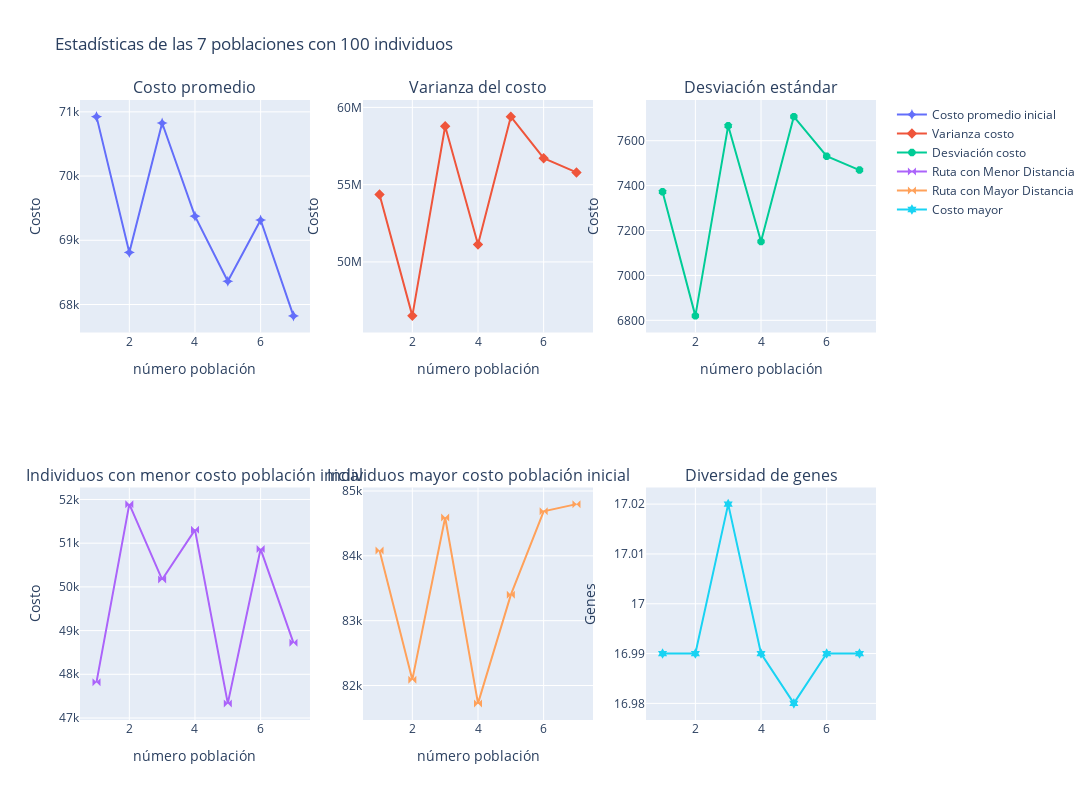

Notebook cell for this chart:
### Code cell
POB_FILE = "files\\act_2\\poblaciones\\pob_7_100.pkl"
pobs = get_poblaciones_iniciales(n=7,tam_pob=100)
intial_stats(pobs,f"Estadísticas de las {7} poblaciones con {100} individuos")

### Figure 1 — Plotly figure (JSON) as saved in the notebook; plotly's stock layout.template omitted (floating-point values rounded to 4 significant figures)
{"data": [{"marker": {"size": 8, "symbol": "star-diamond"}, "mode": "markers+lines", "name": "Costo promedio inicial", "type": "scatter", "x": [1, 2, 3, 4, 5, 6, 7], "xaxis": "x", "y": [70930.0, 68810.0, 70830.0, 69380.0, 68360.0, 69320.0, 67820.0], "yaxis": "y"}, {"marker": {"size": 8, "symbol": "diamond-x"}, "mode": "markers+lines", "name": "Varianza costo", "type": "scatter", "x": [1, 2, 3, 4, 5, 6, 7], "xaxis": "x2", "y": [54360000.0, 46510000.0, 58780000.0, 51130000.0, 59400000.0, 56710000.0, 55790000.0], "yaxis": "y2"}, {"marker": {"size": 8, "symbol": "octagon"}, "mode": "markers+lines", "name": "Desviación costo", "type": "scatter", "x": [1, 2, 3, 4, 5, 6, 7], "xaxis": "x3", "y": [7373.0, 6820.0, 7667.0, 7151.0, 7707.0, 7531.0, 7469.0], "yaxis": "y3"}, {"marker": {"size": 8, "symbol": "bowtie"}, "mode": "markers+lines", "name": "Ruta con Menor Distancia", "type": "scatter", "x": [1, 2, 3, 4, 5, 6, 7], "xaxis": "x4", "y": [47820.0, 51890.0, 50170.0, 51310.0, 47330.0, 50870.0, 48720.0], "yaxis": "y4"}, {"marker": {"size": 8, "symbol": "bowtie"}, "mode": "markers+lines", "name": "Ruta con Mayor Distancia", "type": "scatter", "x": [1, 2, 3, 4, 5, 6, 7], "xaxis": "x5", "y": [84080.0, 82090.0, 84590.0, 81720.0, 83400.0, 84690.0, 84800.0], "yaxis": "y5"}, {"marker": {"size": 8, "symbol": "hexagram"}, "mode": "markers+lines", "name": "Costo mayor", "type": "scatter", "x": [1, 2, 3, 4, 5, 6, 7], "xaxis": "x6", "y": [16.99, 16.99, 17.02, 16.99, 16.98, 16.99, 16.99], "yaxis": "y6"}], "layout": {"annotations": [{"font": {"size": 16}, "showarrow": false, "text": "Costo promedio", "x": 0.1444, "xanchor": "center", "xref": "paper", "y": 1, "yanchor": "bottom", "yref": "paper"}, {"font": {"size": 16}, "showarrow": false, "text": "Varianza del costo", "x": 0.5, "xanchor": "center", "xref": "paper", "y": 1, "yanchor": "bottom", "yref": "paper"}, {"font": {"size": 16}, "showarrow": false, "text": "Desviación estándar", "x": 0.8556, "xanchor": "center", "xref": "paper", "y": 1, "yanchor": "bottom", "yref": "paper"}, {"font": {"size": 16}, "showarrow": false, "text": "Individuos con menor costo población inicial", "x": 0.1444, "xanchor": "center", "xref": "paper", "y": 0.375, "yanchor": "bottom", "yref": "paper"}, {"font": {"size": 16}, "showarrow": false, "text": "Individuos mayor costo población inicial", "x": 0.5, "xanchor": "center", "xref": "paper", "y": 0.375, "yanchor": "bottom", "yref": "paper"}, {"font": {"size": 16}, "showarrow": false, "text": "Diversidad de genes", "x": 0.8556, "xanchor": "center", "xref": "paper", "y": 0.375, "yanchor": "bottom", "yref": "paper"}], "height": 800, "title": {"text": "Estadísticas de las 7 poblaciones con 100 individuos"}, "width": 1600, "xaxis": {"anchor": "y", "domain": [0, 0.2889], "title": {"text": "número población"}}, "xaxis2": {"anchor": "y2", "domain": [0.3556, 0.6444], "title": {"text": "número población"}}, "xaxis3": {"anchor": "y3", "domain": [0.7111, 1], "title": {"text": "número población"}}, "xaxis4": {"anchor": "y4", "domain": [0, 0.2889], "title": {"text": "número población"}}, "xaxis5": {"anchor": "y5", "domain": [0.3556, 0.6444], "title": {"text": "número población"}}, "xaxis6": {"anchor": "y6", "domain": [0.7111, 1]}, "yaxis": {"anchor": "x", "domain": [0.625, 1], "title": {"text": "Costo"}}, "yaxis2": {"anchor": "x2", "domain": [0.625, 1], "title": {"text": "Costo"}}, "yaxis3": {"anchor": "x3", "domain": [0.625, 1], "title": {"text": "Costo"}}, "yaxis4": {"anchor": "x4", "domain": [0, 0.375], "title": {"text": "Costo"}}, "yaxis5": {"anchor": "x5", "domain": [0, 0.375]}, "yaxis6": {"anchor": "x6", "domain": [0, 0.375], "title": {"text": "Genes"}}}}
